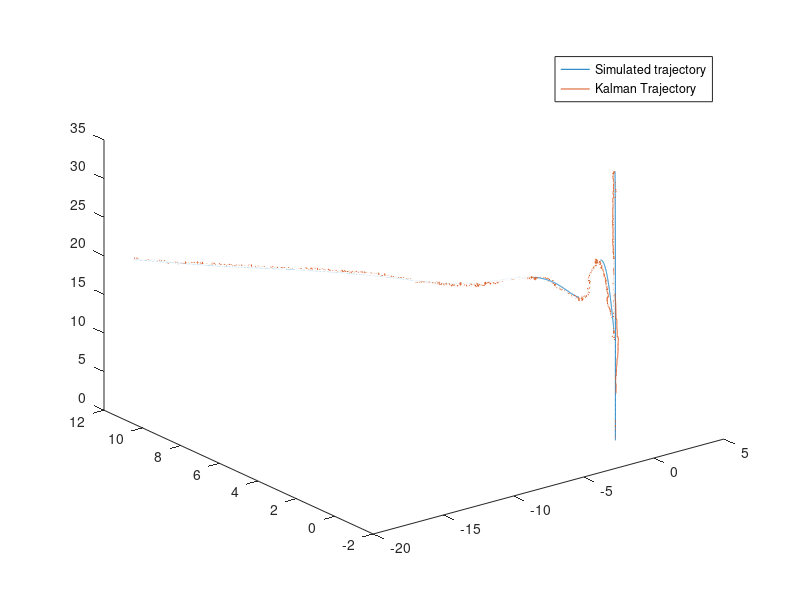

Source code (MATLAB): (Note: this script raises an error after producing the figure.)
%% Post process MATLAB script for navigation code
clc,close all,clear all
%%read data
state_data = csvread('state_data.csv');
kalman_state_data = csvread('kalman_state_data.csv');

kalman_covariance_diagonal_data = csvread('kalman_covariance_diagonal.csv');


%% plot trajectory
title("Simulation trajectory visualisation")
axis equal
plot3(state_data(:,2),state_data(:,3),state_data(:,4))
hold on
plot3(kalman_state_data(:,2),kalman_state_data(:,3),kalman_state_data(:,4))
legend("Simulated trajectory","Kalman Trajectory")

%% error plots
% time vectir
tt_kal = kalman_state_data(:,1);

% interpolate messages in a common time vector
interp_state_x = interp1(state_data(:,1),state_data(:,2),tt_kal);
interp_state_y = interp1(state_data(:,1),state_data(:,3),tt_kal);
interp_state_z = interp1(state_data(:,1),state_data(:,4),tt_kal);

interp_state_vel_x = interp1(state_data(:,1),state_data(:,5),tt_kal);
interp_state_vel_y = interp1(state_data(:,1),state_data(:,6),tt_kal);
interp_state_vel_z = interp1(state_data(:,1),state_data(:,7),tt_kal);

interp_state_mass = interp1(state_data(:,1),state_data(:,15),tt_kal);

% calculate errors
err_x = kalman_state_data(:,2)-interp_state_x;
err_y = kalman_state_data(:,3)-interp_state_y;
err_z = kalman_state_data(:,4)-interp_state_z;

err_vel_x = kalman_state_data(:,5)-interp_state_vel_x;
err_vel_y = kalman_state_data(:,6)-interp_state_vel_y;
err_vel_z = kalman_state_data(:,7)-interp_state_vel_z;

err_mass = kalman_state_data(:,15)-interp_state_mass;


%%  error Plot config
figure
tiledlayout(4,3)


Z_confidance = 2.576; % 99% interval

%% err_x
nexttile
hold on
plot(tt_kal,err_x);
plot(tt_kal,Z_confidance*sqrt(kalman_covariance_diagonal_data(:,2)),'red');
plot(tt_kal,-Z_confidance*sqrt(kalman_covariance_diagonal_data(:,2)),'red');
xlabel("time [s]")
ylabel("error [m]")
title("Kalman error in position x")

%% err_y
nexttile
hold on
plot(tt_kal,err_y);
title("Kalman error in position y")
plot(tt_kal,Z_confidance*sqrt(kalman_covariance_diagonal_data(:,3)),'red');
plot(tt_kal,-Z_confidance*sqrt(kalman_covariance_diagonal_data(:,3)),'red');
xlabel("time [s]")
ylabel("error [m]")


%% err_z
nexttile
hold on
title("Kalman error in position z")
plot(tt_kal,err_z);
plot(tt_kal,Z_confidance*sqrt(kalman_covariance_diagonal_data(:,4)),'red');
plot(tt_kal,-Z_confidance*sqrt(kalman_covariance_diagonal_data(:,4)),'red');
xlabel("time [s]")
ylabel("error [m]")

%% err_vel_x
nexttile
hold on
plot(tt_kal,err_vel_x);
title("Kalman error in velocity x (Inertial frame)")
plot(tt_kal,Z_confidance*sqrt(kalman_covariance_diagonal_data(:,5)),'red');
plot(tt_kal,-Z_confidance*sqrt(kalman_covariance_diagonal_data(:,5)),'red');
xlabel("time [s]")
ylabel("error [m/s]")

%% err_vel_y
nexttile
hold on
plot(tt_kal,err_vel_y);
title("Kalman error in velocity y (Inertial frame)")
plot(tt_kal,Z_confidance*sqrt(kalman_covariance_diagonal_data(:,6)),'red');
plot(tt_kal,-Z_confidance*sqrt(kalman_covariance_diagonal_data(:,6)),'red');
xlabel("time [s]")
ylabel("error [m/s]")

%% err_vel_z
nexttile
hold on
plot(tt_kal,err_vel_z);
plot(tt_kal,Z_confidance*sqrt(kalman_covariance_diagonal_data(:,7)),'red');
plot(tt_kal,-Z_confidance*sqrt(kalman_covariance_diagonal_data(:,7)),'red');
title("Kalman error in velocity z (Inertial frame)")
xlabel("time [s]")
ylabel("error [m/s]")

%% attitude

%get quaternion data from state
quat_kal = [kalman_state_data(:,11),kalman_state_data(:,8),kalman_state_data(:,9),kalman_state_data(:,10)]; % [qw,qx,qy,qz]

interp_qw = interp1(state_data(:,1),state_data(:,11),tt_kal);
interp_qx = interp1(state_data(:,1),state_data(:,8),tt_kal);
interp_qy = interp1(state_data(:,1),state_data(:,9),tt_kal);
interp_qz = interp1(state_data(:,1),state_data(:,10),tt_kal);
quat_sim = [interp_qw,interp_qx,interp_qy,interp_qz];% [qw,qx,qy,qz]

%transform to euler angles

rod_sim = quat2rod(quat_sim);
rod_kal= quat2rod(quat_kal);

err_rod = (rod_kal-rod_sim);

nexttile
hold on
plot(tt_kal,err_rod(:,1));
title("error in alpha_x ")
xlabel("time [s]")
ylabel("error [deg]")
plot(tt_kal,Z_confidance*sqrt(kalman_covariance_diagonal_data(:,8)),'red');
plot(tt_kal,-Z_confidance*sqrt(kalman_covariance_diagonal_data(:,8)),'red');

nexttile
hold on
plot(tt_kal,err_rod(:,2));
title("error in alpha_y ")
xlabel("time [s]")
ylabel("error [deg]")

plot(tt_kal,Z_confidance*sqrt(kalman_covariance_diagonal_data(:,9)),'red');
plot(tt_kal,-Z_confidance*sqrt(kalman_covariance_diagonal_data(:,9)),'red');

nexttile
hold on
plot(tt_kal,err_rod(:,3));
title("error in alpha_z")
xlabel("time [s]")
ylabel("error [deg]")
plot(tt_kal(1:end-3),Z_confidance*sqrt(kalman_covariance_diagonal_data(1:end-3,10)),'red');
plot(tt_kal(1:end-3),-Z_confidance*sqrt(kalman_covariance_diagonal_data(1:end-3,10)),'red');


%% err_mass
% nexttile
% hold on
% plot(tt_kal,err_mass);
% plot(tt_kal,Z_confidance*sqrt(kalman_covariance_diagonal_data(:,14)),'red');
% plot(tt_kal,-Z_confidance*sqrt(kalman_covariance_diagonal_data(:,14)),'red');
% title("Kalman error in mass")
% xlabel("time [s]")
% ylabel("error [Kg]")

%% Plots
figure
title("Rodrigues parameters")
hold on
plot(tt_kal,rod_sim(:,1));
plot(tt_kal,rod_sim(:,2));
plot(tt_kal,rod_sim(:,3));
plot(tt_kal,rod_kal(:,1));
plot(tt_kal,rod_kal(:,2));
plot(tt_kal,rod_kal(:,3));
legend("\alpha_{x,sim}","\alpha_{y,sim}","\alpha_{z,sim}","\alpha_{x,kal}","\alpha_{y,kal}","\alpha_{z,kal}")







